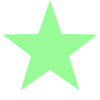
Frame 1 (no input)
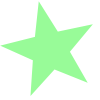
Frame 60 (the mouse pressed at the canvas centre just before this capture)
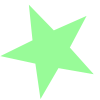
Frame 120 (the mouse held since frame 60 and released just before this capture)

The Processing sketch that drew these frames (run headless with seeded random() and noise(); from frame 60 on, the mouse is pressed at the canvas centre):

// Processing sketch: hw71
// ── hw71.pde
void setup(){
	size(100, 100);
	smooth();
	noStroke();
    background(255);
	fill(152, 251, 152);
	frameRate(150);
}

int r1 = 50, r2 = 20, r, j;

void draw(){
    background(255);
    beginShape();
    for(int i = 0; i < 10; i++){
        if((i % 2) == 0) r = r1;
        else r = r2;
        float theta = i * TWO_PI / 10 - HALF_PI + radians(j);
        float x = r * cos(theta) + width / 2;
        float y = r * sin(theta) + height / 2;
        vertex(x, y);
    }
    endShape();
    j += 1; 
}
